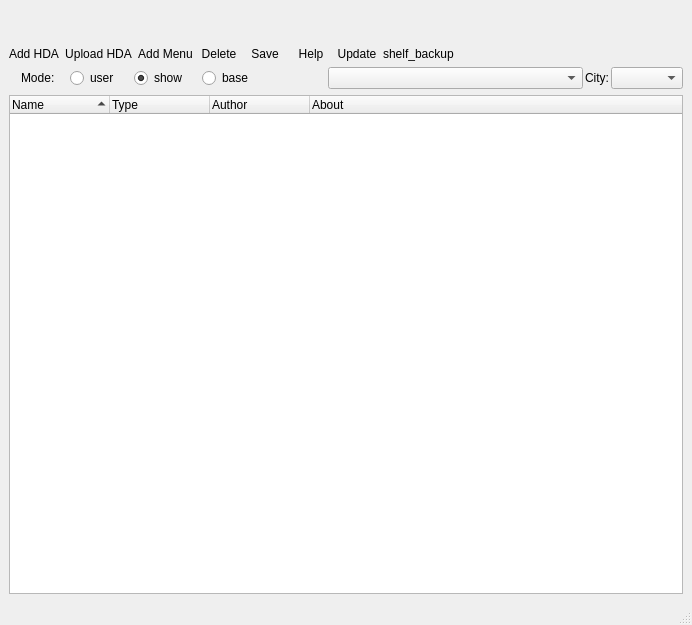
<?xml version="1.0" encoding="UTF-8"?>
<ui version="4.0">
 <class>MainWindow</class>
 <widget class="QMainWindow" name="MainWindow">
  <property name="geometry">
   <rect>
    <x>0</x>
    <y>0</y>
    <width>692</width>
    <height>625</height>
   </rect>
  </property>
  <property name="sizePolicy">
   <sizepolicy hsizetype="Preferred" vsizetype="Preferred">
    <horstretch>0</horstretch>
    <verstretch>0</verstretch>
   </sizepolicy>
  </property>
  <property name="focusPolicy">
   <enum>Qt::NoFocus</enum>
  </property>
  <property name="windowTitle">
   <string>ToolSet Manager</string>
  </property>
  <property name="toolButtonStyle">
   <enum>Qt::ToolButtonTextUnderIcon</enum>
  </property>
  <property name="animated">
   <bool>true</bool>
  </property>
  <widget class="QWidget" name="centralwidget">
   <layout class="QGridLayout" name="gridLayout">
    <item row="0" column="0">
     <layout class="QVBoxLayout" name="verticalLayout">
      <item>
       <spacer name="verticalSpacer">
        <property name="orientation">
         <enum>Qt::Vertical</enum>
        </property>
        <property name="sizeType">
         <enum>QSizePolicy::Fixed</enum>
        </property>
        <property name="sizeHint" stdset="0">
         <size>
          <width>20</width>
          <height>10</height>
         </size>
        </property>
       </spacer>
      </item>
      <item>
       <layout class="QHBoxLayout" name="horizontalLayout_4">
        <item>
         <layout class="QGridLayout" name="gridLayout_3">
          <item row="1" column="3">
           <widget class="QLabel" name="label_delete">
            <property name="text">
             <string>Delete</string>
            </property>
            <property name="alignment">
             <set>Qt::AlignCenter</set>
            </property>
           </widget>
          </item>
          <item row="1" column="2">
           <widget class="QLabel" name="label_add_menu">
            <property name="text">
             <string>Add Menu</string>
            </property>
            <property name="alignment">
             <set>Qt::AlignCenter</set>
            </property>
           </widget>
          </item>
          <item row="1" column="5">
           <widget class="QLabel" name="label_help">
            <property name="text">
             <string>Help</string>
            </property>
            <property name="alignment">
             <set>Qt::AlignCenter</set>
            </property>
           </widget>
          </item>
          <item row="0" column="5">
           <widget class="QPushButton" name="button_help">
            <property name="text">
             <string/>
            </property>
            <property name="iconSize">
             <size>
              <width>36</width>
              <height>36</height>
             </size>
            </property>
            <property name="flat">
             <bool>true</bool>
            </property>
           </widget>
          </item>
          <item row="1" column="6">
           <widget class="QLabel" name="label_update">
            <property name="text">
             <string>Update</string>
            </property>
            <property name="alignment">
             <set>Qt::AlignCenter</set>
            </property>
           </widget>
          </item>
          <item row="0" column="0">
           <widget class="QPushButton" name="button_add_HDA">
            <property name="text">
             <string/>
            </property>
            <property name="iconSize">
             <size>
              <width>36</width>
              <height>36</height>
             </size>
            </property>
            <property name="flat">
             <bool>true</bool>
            </property>
           </widget>
          </item>
          <item row="1" column="1">
           <widget class="QLabel" name="label_upload_HDA">
            <property name="text">
             <string>Upload HDA</string>
            </property>
            <property name="alignment">
             <set>Qt::AlignCenter</set>
            </property>
           </widget>
          </item>
          <item row="0" column="2">
           <widget class="QPushButton" name="button_add_menu">
            <property name="text">
             <string/>
            </property>
            <property name="iconSize">
             <size>
              <width>36</width>
              <height>36</height>
             </size>
            </property>
            <property name="flat">
             <bool>true</bool>
            </property>
           </widget>
          </item>
          <item row="1" column="4">
           <widget class="QLabel" name="label_save">
            <property name="text">
             <string>Save</string>
            </property>
            <property name="alignment">
             <set>Qt::AlignCenter</set>
            </property>
           </widget>
          </item>
          <item row="0" column="1">
           <widget class="QPushButton" name="button_upload_HDA">
            <property name="text">
             <string/>
            </property>
            <property name="iconSize">
             <size>
              <width>36</width>
              <height>36</height>
             </size>
            </property>
            <property name="flat">
             <bool>true</bool>
            </property>
           </widget>
          </item>
          <item row="1" column="0">
           <widget class="QLabel" name="label_add_HDA">
            <property name="text">
             <string>Add HDA</string>
            </property>
            <property name="alignment">
             <set>Qt::AlignCenter</set>
            </property>
           </widget>
          </item>
          <item row="0" column="3">
           <widget class="QPushButton" name="button_delete">
            <property name="text">
             <string/>
            </property>
            <property name="iconSize">
             <size>
              <width>36</width>
              <height>36</height>
             </size>
            </property>
            <property name="flat">
             <bool>true</bool>
            </property>
           </widget>
          </item>
          <item row="0" column="6">
           <widget class="QPushButton" name="button_update">
            <property name="text">
             <string/>
            </property>
            <property name="iconSize">
             <size>
              <width>36</width>
              <height>36</height>
             </size>
            </property>
            <property name="flat">
             <bool>true</bool>
            </property>
           </widget>
          </item>
          <item row="0" column="4">
           <widget class="QPushButton" name="button_save">
            <property name="text">
             <string/>
            </property>
            <property name="iconSize">
             <size>
              <width>36</width>
              <height>36</height>
             </size>
            </property>
            <property name="flat">
             <bool>true</bool>
            </property>
           </widget>
          </item>
          <item row="0" column="7">
           <widget class="QPushButton" name="button_shelf_backup">
            <property name="text">
             <string/>
            </property>
            <property name="iconSize">
             <size>
              <width>36</width>
              <height>36</height>
             </size>
            </property>
            <property name="flat">
             <bool>true</bool>
            </property>
           </widget>
          </item>
          <item row="1" column="7">
           <widget class="QLabel" name="label_shelf_backup">
            <property name="text">
             <string>shelf_backup</string>
            </property>
           </widget>
          </item>
         </layout>
        </item>
        <item>
         <spacer name="horizontalSpacer_2">
          <property name="orientation">
           <enum>Qt::Horizontal</enum>
          </property>
          <property name="sizeHint" stdset="0">
           <size>
            <width>40</width>
            <height>20</height>
           </size>
          </property>
         </spacer>
        </item>
       </layout>
      </item>
      <item>
       <layout class="QHBoxLayout" name="contol_hbox" stretch="2,1,6">
        <property name="spacing">
         <number>15</number>
        </property>
        <item>
         <layout class="QHBoxLayout" name="horizontalLayout_3">
          <property name="spacing">
           <number>15</number>
          </property>
          <property name="leftMargin">
           <number>12</number>
          </property>
          <item>
           <widget class="QLabel" name="label_2">
            <property name="text">
             <string>Mode:</string>
            </property>
           </widget>
          </item>
          <item>
           <widget class="QRadioButton" name="radio_button_user">
            <property name="text">
             <string>user</string>
            </property>
           </widget>
          </item>
          <item>
           <widget class="QRadioButton" name="radio_button_show">
            <property name="sizePolicy">
             <sizepolicy hsizetype="Minimum" vsizetype="Fixed">
              <horstretch>0</horstretch>
              <verstretch>0</verstretch>
             </sizepolicy>
            </property>
            <property name="text">
             <string>show</string>
            </property>
            <property name="checked">
             <bool>true</bool>
            </property>
           </widget>
          </item>
          <item>
           <widget class="QRadioButton" name="radio_button_base">
            <property name="text">
             <string>base</string>
            </property>
           </widget>
          </item>
         </layout>
        </item>
        <item>
         <spacer name="horizontalSpacer">
          <property name="orientation">
           <enum>Qt::Horizontal</enum>
          </property>
          <property name="sizeHint" stdset="0">
           <size>
            <width>40</width>
            <height>20</height>
           </size>
          </property>
         </spacer>
        </item>
        <item>
         <layout class="QHBoxLayout" name="horizontalLayout" stretch="0">
          <property name="spacing">
           <number>2</number>
          </property>
          <item>
           <layout class="QHBoxLayout" name="horizontalLayout_2" stretch="7,0,0">
            <item>
             <widget class="QComboBox" name="project_cbbox">
              <property name="sizePolicy">
               <sizepolicy hsizetype="Expanding" vsizetype="Fixed">
                <horstretch>0</horstretch>
                <verstretch>0</verstretch>
               </sizepolicy>
              </property>
              <property name="minimumSize">
               <size>
                <width>0</width>
                <height>0</height>
               </size>
              </property>
              <property name="maximumSize">
               <size>
                <width>16777215</width>
                <height>16777215</height>
               </size>
              </property>
             </widget>
            </item>
            <item>
             <widget class="QLabel" name="label_4">
              <property name="sizePolicy">
               <sizepolicy hsizetype="Fixed" vsizetype="Preferred">
                <horstretch>0</horstretch>
                <verstretch>0</verstretch>
               </sizepolicy>
              </property>
              <property name="text">
               <string>City:</string>
              </property>
             </widget>
            </item>
            <item>
             <widget class="QComboBox" name="city_cbbox">
              <property name="sizePolicy">
               <sizepolicy hsizetype="Expanding" vsizetype="Fixed">
                <horstretch>0</horstretch>
                <verstretch>0</verstretch>
               </sizepolicy>
              </property>
             </widget>
            </item>
           </layout>
          </item>
         </layout>
        </item>
       </layout>
      </item>
      <item>
       <layout class="QVBoxLayout" name="label"/>
      </item>
      <item>
       <widget class="QTreeWidget" name="tree_widget">
        <property name="dragEnabled">
         <bool>true</bool>
        </property>
        <property name="dragDropMode">
         <enum>QAbstractItemView::InternalMove</enum>
        </property>
        <property name="alternatingRowColors">
         <bool>true</bool>
        </property>
        <property name="sortingEnabled">
         <bool>true</bool>
        </property>
        <property name="animated">
         <bool>true</bool>
        </property>
        <property name="wordWrap">
         <bool>true</bool>
        </property>
        <column>
         <property name="text">
          <string>Name</string>
         </property>
        </column>
        <column>
         <property name="text">
          <string>Type</string>
         </property>
        </column>
        <column>
         <property name="text">
          <string>Author</string>
         </property>
        </column>
        <column>
         <property name="text">
          <string>About</string>
         </property>
        </column>
       </widget>
      </item>
     </layout>
    </item>
   </layout>
  </widget>
  <widget class="QStatusBar" name="statusbar"/>
  <action name="action_add_HDA">
   <property name="checkable">
    <bool>false</bool>
   </property>
   <property name="text">
    <string>Add HDA</string>
   </property>
   <property name="toolTip">
    <string>upload selected node or HDA</string>
   </property>
  </action>
  <action name="action_upload_hip">
   <property name="checkable">
    <bool>false</bool>
   </property>
   <property name="text">
    <string>Upload hip</string>
   </property>
   <property name="toolTip">
    <string>Upload hip</string>
   </property>
   <property name="font">
    <font/>
   </property>
  </action>
  <action name="action_add_menu">
   <property name="text">
    <string>Add Menu</string>
   </property>
  </action>
  <action name="action_delete">
   <property name="text">
    <string>Delete</string>
   </property>
  </action>
  <action name="action_save">
   <property name="text">
    <string>Save</string>
   </property>
  </action>
  <action name="action_help">
   <property name="text">
    <string>Help</string>
   </property>
  </action>
  <action name="action_upload_shelf">
   <property name="text">
    <string>Upload shelf</string>
   </property>
   <property name="toolTip">
    <string>upload shelf</string>
   </property>
  </action>
  <action name="action_update">
   <property name="text">
    <string>Update</string>
   </property>
  </action>
 </widget>
 <resources>
  <include location="../../../../../../PLE-17508/bfx_extend_houdini/bfx_hou/tools/hda_shop/qss/source.qrc"/>
 </resources>
 <connections/>
</ui>
